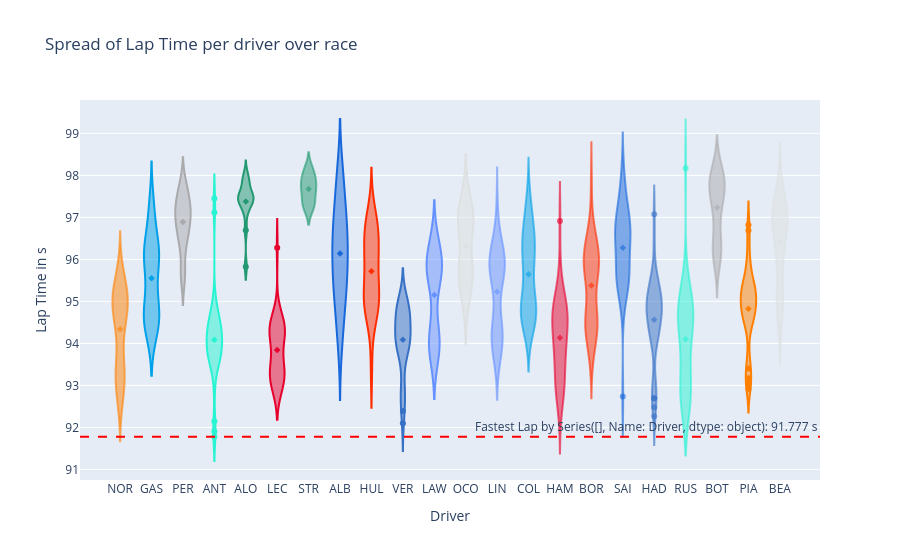

Here is the notebook cell this chart was saved with:
### Code cell
#TODO: fix fastest driver lap. mayebt he line could show the average fastest lap, and the fastest lap itself should just be info next to it?

fig3 = go.Figure()
laps_violin = laps.pick_quicklaps()
fastest_lap_overall = laps_violin['LapTime'].dt.total_seconds().min()
fastest_driver = laps_violin.loc[laps_violin['LapTime'] == fastest_lap_overall, 'Driver']
print(fastest_driver)
average_lap_time_overall = laps_violin['LapTime'].dt.total_seconds().mean()

for driver in laps_violin['Driver'].unique():
    driver_laps = laps_violin[laps_violin['Driver'] == driver]
    driver_mean = driver_laps['LapTime'].dt.total_seconds().mean()
    driver_team = driver_laps['Team'].iat[0]
    driver_colour = config['teams'][driver_team]['drivers'][driver]['colour']

    fig3.add_trace(go.Violin(
        y=driver_laps['LapTime'].dt.total_seconds(),
        name= driver,
        showlegend= False,
        line=dict(color=f"rgba({driver_colour})")
    ))
    fig3.add_trace(go.Scatter(
        y = [driver_mean],
        x = [driver],
        mode ="markers",
        marker= dict(symbol="diamond", size = 5, color=f"rgba({driver_colour})"
                ),
        showlegend = False)
    )

fig3.add_hline(y = fastest_lap_overall, line_dash="dash", line_color = "red", annotation_text=f"Fastest Lap by {fastest_driver}: {fastest_lap_overall} s")
fig3.update_yaxes(title="Lap Time in s")
fig3.update_xaxes(title= "Driver")
fig3.update_layout(title = "Spread of Lap Time per driver over race")
fig3.show()

### Figure 1 — Plotly figure (JSON) as saved in the notebook; plotly's stock layout.template omitted (floating-point values rounded to 4 significant figures)
{"data": [{"line": {"color": "rgba(255,128,0,0.6)"}, "name": "NOR", "showlegend": false, "type": "violin", "y": [94.84, 95.24, 95.12, 95.15, 94.88, 95.09, 95.28, 95.62, 95.29, 95.32, 95.44, 95.15, 95.09, 95.14, 95.28, 95.72, 94.74, 94.58, 94.72, 94.58, 94.73, 94.88, 94.52, 94.72, 94.53, 94.29, 92.9, 93.45, 93.2, 93.33, 93.47, 93.53, 93.51, 93.91, 92.76, 93.02, 93.3, 93.17, 92.78, 92.62, 93.03]}, {"marker": {"color": "rgba(255,128,0,0.6)", "size": 5, "symbol": "diamond"}, "mode": "markers", "showlegend": false, "type": "scatter", "x": ["NOR"], "y": [94.34]}, {"line": {"color": "rgba(0,161,232,1)"}, "name": "GAS", "showlegend": false, "type": "violin", "y": [97.38, 96.02, 96.29, 97.17, 96.34, 97.06, 97.26, 96.89, 96.16, 96.22, 96.17, 96.45, 96.15, 95.99, 96.3, 96.17, 96.32, 95.95, 95.67, 95.39, 94.58, 95.61, 94.73, 94.62, 94.44, 94.62, 94.72, 95.06, 94.96, 95.0, 95.56, 94.94, 94.86, 94.52, 94.45, 94.31, 94.3, 94.39, 94.18, 94.51, 95.98]}, {"marker": {"color": "rgba(0,161,232,1)", "size": 5, "symbol": "diamond"}, "mode": "markers", "showlegend": false, "type": "scatter", "x": ["GAS"], "y": [95.55]}, {"line": {"color": "rgba(170,170,173,1)"}, "name": "PER", "showlegend": false, "type": "violin", "y": [97.78, 96.93, 97.23, 97.23, 96.94, 97.31, 97.54, 97.66, 97.77, 97.55, 97.83, 97.29, 97.16, 96.97, 97.27, 96.95, 97.58, 97.09, 96.72, 97.5, 97.19, 95.83, 95.66, 96.82, 96.53, 97.0, 96.39, 96.67, 96.29, 96.4, 96.5, 96.46, 96.8, 97.3, 95.71, 95.56, 95.52, 96.87]}, {"marker": {"color": "rgba(170,170,173,1)", "size": 5, "symbol": "diamond"}, "mode": "markers", "showlegend": false, "type": "scatter", "x": ["PER"], "y": [96.89]}, {"line": {"color": "rgba(39,244,210,1)"}, "name": "ANT", "showlegend": false, "type": "violin", "y": [97.45, 94.41, 94.05, 94.37, 94.75, 94.46, 94.48, 94.74, 94.97, 95.02, 94.28, 94.49, 94.59, 94.12, 93.91, 94.29, 94.54, 94.26, 94.27, 94.07, 94.08, 93.91, 93.95, 94.0, 93.95, 93.69, 93.52, 93.47, 93.72, 93.77, 93.45, 93.6, 93.72, 92.98, 91.78, 92.15, 91.9, 97.12, 93.81, 93.5]}, {"marker": {"color": "rgba(39,244,210,1)", "size": 5, "symbol": "diamond"}, "mode": "markers", "showlegend": false, "type": "scatter", "x": ["ANT"], "y": [94.09]}, {"line": {"color": "rgba(34,153,113,1)"}, "name": "ALO", "showlegend": false, "type": "violin", "y": [97.41, 97.4, 97.38, 97.74, 98.04, 97.53, 97.54, 97.84, 97.52, 97.89, 97.33, 97.54, 96.69, 97.1, 97.26, 95.83]}, {"marker": {"color": "rgba(34,153,113,1)", "size": 5, "symbol": "diamond"}, "mode": "markers", "showlegend": false, "type": "scatter", "x": ["ALO"], "y": [97.38]}, {"line": {"color": "rgba(232,0,45,1)"}, "name": "LEC", "showlegend": false, "type": "violin", "y": [96.28, 93.92, 94.0, 93.74, 94.32, 94.07, 94.66, 94.34, 94.45, 94.3, 94.61, 94.35, 94.46, 94.15, 93.96, 94.4, 94.24, 94.57, 94.66, 94.33, 94.29, 94.46, 94.32, 94.04, 92.95, 93.43, 93.01, 93.26, 93.35, 93.07, 93.39, 93.25, 93.33, 93.45, 93.45, 93.31, 93.1, 92.89, 93.42, 92.87, 93.09, 92.89, 93.39, 93.28]}, {"marker": {"color": "rgba(232,0,45,1)", "size": 5, "symbol": "diamond"}, "mode": "markers", "showlegend": false, "type": "scatter", "x": ["LEC"], "y": [93.84]}, {"line": {"color": "rgba(34,153,113,0.6)"}, "name": "STR", "showlegend": false, "type": "violin", "y": [98.14, 97.7, 98.03, 97.9, 98.11, 97.73, 97.27, 97.8, 97.29, 97.36, 97.23, 97.51, 97.7]}, {"marker": {"color": "rgba(34,153,113,0.6)", "size": 5, "symbol": "diamond"}, "mode": "markers", "showlegend": false, "type": "scatter", "x": ["STR"], "y": [97.68]}, {"line": {"color": "rgba(24,104,219,1)"}, "name": "ALB", "showlegend": false, "type": "violin", "y": [95.82, 96.46, 96.3, 98.07, 97.88, 97.19, 97.12, 97.15, 96.3, 96.45, 96.66, 96.37, 96.39, 96.9, 96.85, 95.7, 94.9, 95.09, 95.57, 95.49, 95.25, 97.37, 97.85, 95.83, 95.74, 95.54, 94.97, 98.13, 94.17, 94.56, 94.49, 93.87]}, {"marker": {"color": "rgba(24,104,219,1)", "size": 5, "symbol": "diamond"}, "mode": "markers", "showlegend": false, "type": "scatter", "x": ["ALB"], "y": [96.14]}, {"line": {"color": "rgba(255,45,0,1)"}, "name": "HUL", "showlegend": false, "type": "violin", "y": [96.8, 96.65, 96.68, 96.77, 96.29, 97.22, 96.88, 96.61, 96.77, 96.06, 96.76, 96.09, 95.85, 95.96, 95.32, 95.98, 95.39, 95.11, 95.08, 96.02, 95.04, 95.07, 95.02, 94.58, 94.55, 94.76, 94.78, 95.08, 94.95, 95.7, 93.43]}, {"marker": {"color": "rgba(255,45,0,1)", "size": 5, "symbol": "diamond"}, "mode": "markers", "showlegend": false, "type": "scatter", "x": ["HUL"], "y": [95.72]}, {"line": {"color": "rgba(54,113,198,1)"}, "name": "VER", "showlegend": false, "type": "violin", "y": [94.92, 95.13, 94.73, 94.8, 94.59, 94.51, 94.67, 94.95, 95.1, 94.83, 94.91, 94.98, 94.55, 94.57, 94.76, 94.07, 93.56, 93.62, 94.14, 94.26, 94.14, 93.96, 94.03, 94.14, 93.82, 94.05, 93.97, 93.96, 94.21, 94.31, 94.44, 93.74, 93.95, 94.27, 94.72, 92.1, 92.94, 92.54, 92.62, 92.39, 92.87, 92.91]}, {"marker": {"color": "rgba(54,113,198,1)", "size": 5, "symbol": "diamond"}, "mode": "markers", "showlegend": false, "type": "scatter", "x": ["VER"], "y": [94.09]}, {"line": {"color": "rgba(102,146,255,1)"}, "name": "LAW", "showlegend": false, "type": "violin", "y": [96.08, 96.25, 95.71, 95.64, 95.74, 96.1, 95.97, 96.33, 96.25, 96.16, 96.4, 95.83, 95.9, 95.66, 95.72, 95.6, 95.81, 95.69, 95.64, 95.61, 96.05, 95.79, 96.44, 95.45, 95.18, 94.42, 94.44, 94.1, 93.94, 93.86, 93.87, 94.18, 94.24, 93.94, 93.91, 94.25, 93.8, 94.03, 93.7, 93.65, 93.92]}, {"marker": {"color": "rgba(102,146,255,1)", "size": 5, "symbol": "diamond"}, "mode": "markers", "showlegend": false, "type": "scatter", "x": ["LAW"], "y": [95.15]}, {"line": {"color": "rgba(222,225,226,1)"}, "name": "OCO", "showlegend": false, "type": "violin", "y": [97.2, 97.12, 96.8, 97.67, 97.3, 96.7, 97.0, 97.38, 97.68, 97.09, 97.02, 96.69, 96.87, 96.67, 97.07, 97.26, 96.95, 96.77, 96.51, 96.51, 95.53, 95.74, 95.71, 95.84, 95.95, 95.89, 97.18, 95.36, 95.61, 95.41, 96.25, 95.45, 95.14, 95.39, 95.49, 95.13, 95.89, 94.79, 95.92, 94.9, 95.86]}, {"marker": {"color": "rgba(222,225,226,1)", "size": 5, "symbol": "diamond"}, "mode": "markers", "showlegend": false, "type": "scatter", "x": ["OCO"], "y": [96.31]}, {"line": {"color": "rgba(102,146,255,0.6)"}, "name": "LIN", "showlegend": false, "type": "violin", "y": [96.2, 95.96, 95.64, 95.73, 95.82, 95.97, 96.14, 96.4, 96.25, 96.09, 95.91, 96.17, 95.72, 95.45, 95.99, 95.75, 95.86, 95.92, 95.84, 95.78, 96.61, 95.52, 95.82, 95.52, 94.58, 93.63, 93.93, 93.75, 93.92, 93.85, 94.07, 94.16, 94.38, 94.25, 97.22, 94.14, 94.37, 94.11, 94.58, 94.33, 94.04, 94.26]}, {"marker": {"color": "rgba(102,146,255,0.6)", "size": 5, "symbol": "diamond"}, "mode": "markers", "showlegend": false, "type": "scatter", "x": ["LIN"], "y": [95.23]}, {"line": {"color": "rgba(0,161,232,0.6)"}, "name": "COL", "showlegend": false, "type": "violin", "y": [97.2, 96.68, 96.31, 96.69, 97.12, 96.46, 97.21, 96.55, 97.47, 96.48, 96.84, 96.07, 95.92, 95.86, 96.58, 96.24, 96.25, 96.07, 95.78, 94.71, 94.28, 94.71, 94.61, 94.65, 94.87, 94.74, 95.02, 96.27, 95.32, 95.71, 95.46, 95.14, 94.76, 94.61, 94.77, 94.72, 94.62, 94.78, 94.43, 94.56, 94.87]}, {"marker": {"color": "rgba(0,161,232,0.6)", "size": 5, "symbol": "diamond"}, "mode": "markers", "showlegend": false, "type": "scatter", "x": ["COL"], "y": [95.64]}, {"line": {"color": "rgba(232,0,45,0.6)"}, "name": "HAM", "showlegend": false, "type": "violin", "y": [96.91, 94.23, 94.05, 93.94, 94.75, 94.67, 94.73, 94.65, 95.01, 94.99, 95.74, 94.64, 94.78, 94.43, 94.76, 95.37, 95.11, 94.89, 94.61, 94.39, 94.8, 94.25, 92.31, 92.67, 92.92, 92.92, 94.75, 93.21, 94.74, 93.75, 93.88, 93.9, 94.03, 93.99, 93.74, 93.74, 93.42, 93.34, 93.03, 93.04, 92.78, 92.97, 93.06]}, {"marker": {"color": "rgba(232,0,45,0.6)", "size": 5, "symbol": "diamond"}, "mode": "markers", "showlegend": false, "type": "scatter", "x": ["HAM"], "y": [94.14]}, {"line": {"color": "rgba(255,45,0,0.6)"}, "name": "BOR", "showlegend": false, "type": "violin", "y": [96.13, 96.17, 96.26, 96.57, 96.5, 95.79, 95.97, 96.14, 96.12, 95.67, 95.88, 96.29, 95.86, 95.77, 96.06, 95.66, 95.89, 95.88, 96.72, 96.56, 95.72, 95.66, 95.53, 95.15, 94.07, 93.78, 93.65, 94.16, 94.42, 94.65, 94.48, 94.52, 94.59, 94.51, 97.83, 94.41, 94.65, 94.45, 94.66, 94.4, 94.24, 94.54]}, {"marker": {"color": "rgba(255,45,0,0.6)", "size": 5, "symbol": "diamond"}, "mode": "markers", "showlegend": false, "type": "scatter", "x": ["BOR"], "y": [95.38]}, {"line": {"color": "rgba(24,104,219,0.6)"}, "name": "SAI", "showlegend": false, "type": "violin", "y": [96.53, 96.47, 96.29, 98.08, 97.42, 97.16, 97.18, 97.75, 97.88, 96.95, 96.98, 96.64, 96.05, 96.38, 96.55, 96.59, 96.66, 96.29, 95.52, 95.45, 94.92, 96.54, 96.74, 95.55, 95.71, 95.77, 95.45, 95.52, 95.62, 97.18, 96.57, 97.36, 95.78, 96.7, 96.9, 95.26, 95.54, 95.55, 95.08, 95.67, 96.99, 95.6, 96.7, 92.73]}, {"marker": {"color": "rgba(24,104,219,0.6)", "size": 5, "symbol": "diamond"}, "mode": "markers", "showlegend": false, "type": "scatter", "x": ["SAI"], "y": [96.28]}, {"line": {"color": "rgba(54,113,198,0.6)"}, "name": "HAD", "showlegend": false, "type": "violin", "y": [94.94, 96.37, 94.85, 95.0, 94.53, 94.88, 95.17, 95.34, 95.54, 95.65, 95.56, 95.34, 95.03, 95.31, 95.18, 95.38, 95.02, 94.15, 94.04, 94.73, 94.5, 94.33, 94.7, 94.64, 94.24, 93.94, 94.88, 94.72, 94.84, 94.76, 94.32, 94.26, 94.96, 94.32, 92.27, 92.7, 92.92, 92.89, 92.69, 92.48, 93.07, 97.07]}, {"marker": {"color": "rgba(54,113,198,0.6)", "size": 5, "symbol": "diamond"}, "mode": "markers", "showlegend": false, "type": "scatter", "x": ["HAD"], "y": [94.56]}, {"line": {"color": "rgba(39,244,210,0.6)"}, "name": "RUS", "showlegend": false, "type": "violin", "y": [98.17, 94.81, 94.72, 94.6, 94.77, 94.87, 94.47, 94.8, 95.04, 95.05, 95.11, 94.96, 95.08, 94.71, 94.56, 94.87, 95.78, 95.2, 94.58, 94.55, 94.41, 93.95, 92.76, 92.81, 92.95, 93.11, 94.5, 93.73, 93.89, 94.02, 94.18, 93.43, 92.49, 92.5, 92.58, 92.73, 92.69, 92.75, 92.49, 93.14, 92.99, 93.26]}, {"marker": {"color": "rgba(39,244,210,0.6)", "size": 5, "symbol": "diamond"}, "mode": "markers", "showlegend": false, "type": "scatter", "x": ["RUS"], "y": [94.1]}, {"line": {"color": "rgba(170,170,173,0.6)"}, "name": "BOT", "showlegend": false, "type": "violin", "y": [97.53, 97.28, 97.16, 98.03, 97.76, 98.16, 98.04, 98.08, 97.85, 97.64, 97.7, 97.58, 97.67, 97.67, 98.07, 97.83, 97.99, 97.5, 97.93, 97.03, 95.89, 96.19, 96.2, 96.54, 96.13, 96.18, 97.65, 96.14, 96.29, 96.16, 97.01, 96.56]}, {"marker": {"color": "rgba(170,170,173,0.6)", "size": 5, "symbol": "diamond"}, "mode": "markers", "showlegend": false, "type": "scatter", "x": ["BOT"], "y": [97.23]}, {"line": {"color": "rgba(255,128,0,1)"}, "name": "PIA", "showlegend": false, "type": "violin", "y": [94.36, 94.72, 94.63, 94.88, 94.8, 95.4, 95.22, 95.3, 95.64, 95.18, 95.32, 96.32, 95.16, 95.24, 94.93, 94.86, 95.0, 95.3, 94.96, 94.76, 94.69, 94.62, 94.99, 95.89, 95.4, 95.28, 96.69, 95.71, 95.3, 96.82, 95.93, 94.55, 93.17, 93.53, 93.14, 92.92, 93.07, 94.29, 93.41, 93.03, 94.71, 93.59]}, {"marker": {"color": "rgba(255,128,0,1)", "size": 5, "symbol": "diamond"}, "mode": "markers", "showlegend": false, "type": "scatter", "x": ["PIA"], "y": [94.83]}, {"line": {"color": "rgba(222,225,226,0.6)"}, "name": "BEA", "showlegend": false, "type": "violin", "y": [97.83, 97.37, 97.13, 96.87, 96.48, 97.33, 97.2, 97.29, 97.04, 97.18, 97.12, 96.89, 97.14, 97.0, 97.01, 97.45, 97.16, 96.73, 96.42, 96.66, 96.96, 96.5, 96.62, 97.32, 97.19, 96.36, 94.45, 94.85, 95.01, 94.56, 95.35, 95.0, 96.43, 95.46, 95.16, 94.99, 95.88, 95.99, 94.92, 96.17]}, {"marker": {"color": "rgba(222,225,226,0.6)", "size": 5, "symbol": "diamond"}, "mode": "markers", "showlegend": false, "type": "scatter", "x": ["BEA"], "y": [96.41]}], "layout": {"annotations": [{"showarrow": false, "text": "Fastest Lap by Series([], Name: Driver, dtype: object): 91.777 s", "x": 1, "xanchor": "right", "xref": "x domain", "y": 91.78, "yanchor": "bottom", "yref": "y"}], "shapes": [{"line": {"color": "red", "dash": "dash"}, "type": "line", "x0": 0, "x1": 1, "xref": "x domain", "y0": 91.78, "y1": 91.78, "yref": "y"}], "title": {"text": "Spread of Lap Time per driver over race"}, "xaxis": {"title": {"text": "Driver"}}, "yaxis": {"title": {"text": "Lap Time in s"}}}}
